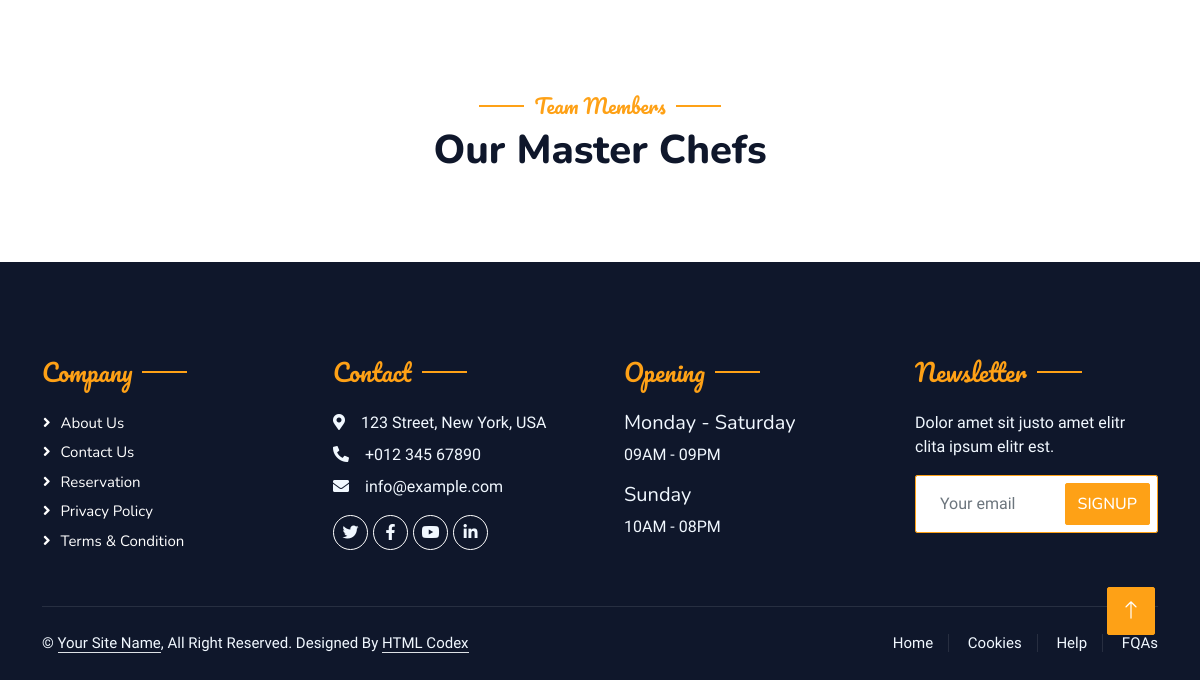
Before: /team/ (lower part) with the older database file.
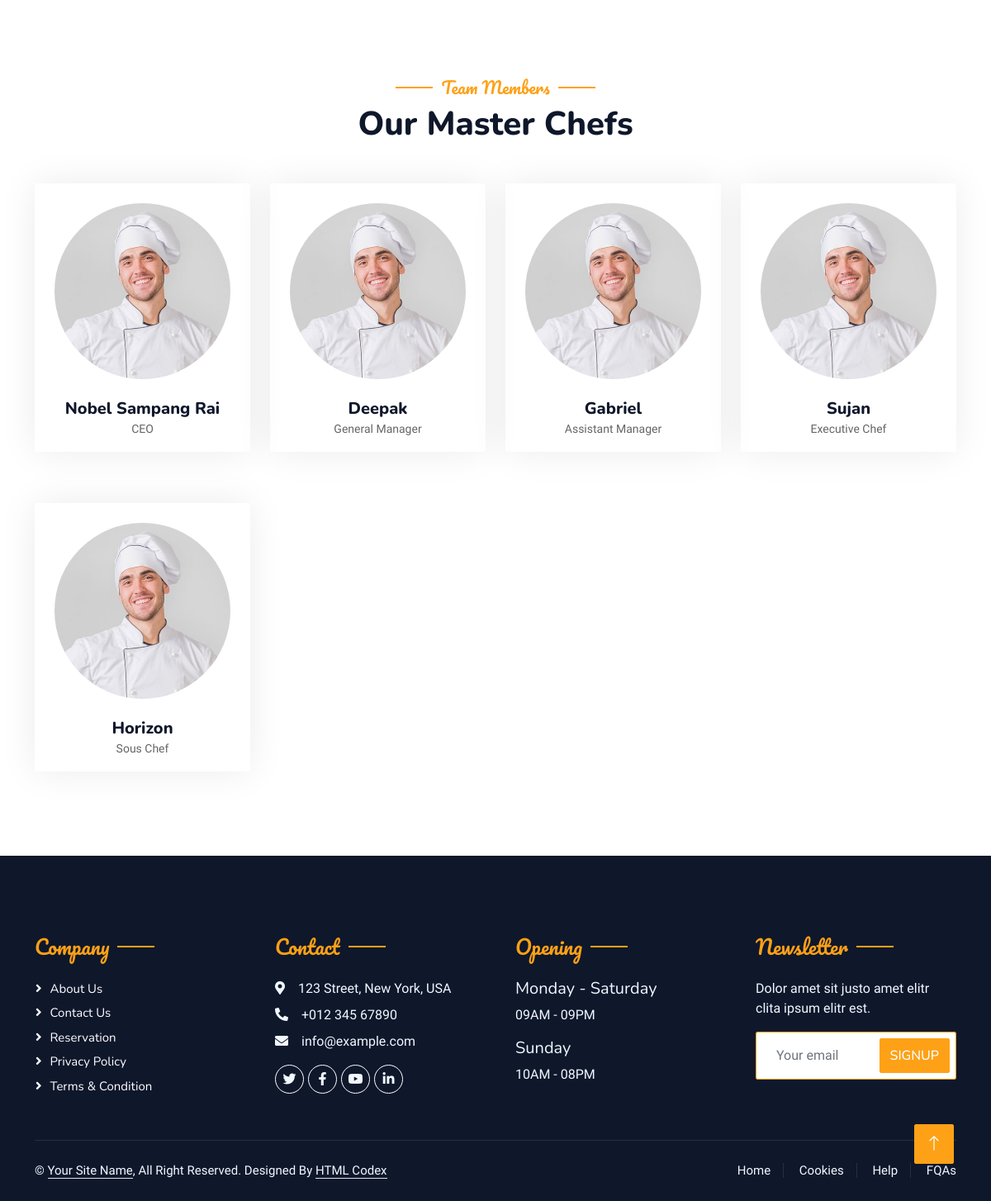
After: the same page with the newer database file.
### home/models.py (models this page shows, shortened)
class Staff(models.Model):
    name = models.CharField(max_length=20)
    designation = models.CharField(max_length=20)

### home/views.py (the view)
# urls.py: path("team/", team, name="team"),
def team(request):
    context = {
    "teams": Staff.objects.all(),
    }
    return render(request, "team.html", context)

### template/team.html (shortened to what this page needs)
{% extends 'base.html' %}
{% block myblock %}
        <div class="container-xxl pt-5 pb-3">
            <div class="container">
                <div class="text-center wow fadeInUp" data-wow-delay="0.1s">
                    <h5 class="section-title ff-secondary text-center text-primary fw-normal">Team Members</h5>
                    <h1 class="mb-5">Our Master Chefs</h1>
                </div>
                <div class="row g-4">
                            {% for team in teams %}
                    <div class="col-lg-3 col-md-6 wow fadeInUp" data-wow-delay="0.1s">
                        <div class="team-item text-center rounded overflow-hidden">
                            <div class="rounded-circle overflow-hidden m-4">
                                <img class="img-fluid" src="img/team-1.jpg" alt="">
                            </div>
                            <h5 class="mb-0">{{ team.name }}</h5>
                            <small>{{ team.designation }}</small>
                        </div>
                    </div>
                     {% endfor %}
                </div>
            </div>
        </div>
{% endblock %}

Changed rows visible on the page:
added Staff: name "Nobel Sampang Rai", designation "CEO"
added Staff: name "Deepak", designation "General Manager"
added Staff: name "Gabriel", designation "Assistant Manager"
added Staff: name "Sujan", designation "Executive Chef"
added Staff: name "Horizon", designation "Sous Chef"
